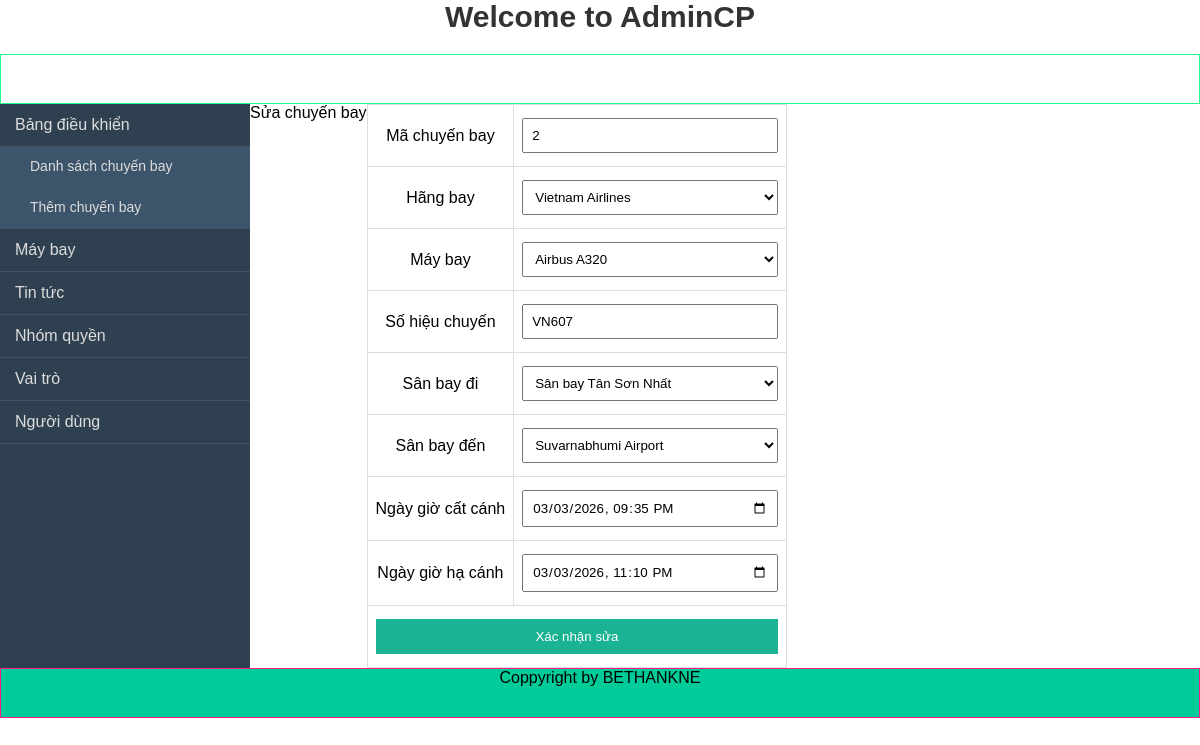
/flight_project/admincp/index.php?action=sua&ma_chuyen_bay=2, run on the app's committed database.
### tables this page shows
CREATE TABLE `chuyen_bay` (
  `ma_chuyen_bay` int(11) NOT NULL,
  `ma_hang` int(11) NOT NULL,
  `ma_may_bay` int(11) DEFAULT NULL,
  `so_hieu_chuyen` varchar(20) NOT NULL,
  `san_bay_di` int(11) NOT NULL,
  `san_bay_den` int(11) NOT NULL,
  `ngay_gio_cat_canh` datetime NOT NULL,
  `ngay_gio_ha_canh` datetime NOT NULL,
  `thoi_gian_bay_phut` int(11) NOT NULL
);

### flight_project/admincp/modules/quanlychuyenbay/sua.php (the view)
<?php
$sql_sua_chuyenbay = "SELECT * FROM chuyen_bay
WHERE ma_chuyen_bay='".$_GET['ma_chuyen_bay']."' LIMIT 1";
$query_sua_chuyenbay = mysqli_query($mysqli,$sql_sua_chuyenbay);
$dong = mysqli_fetch_array($query_sua_chuyenbay);
?>
<p>Sửa chuyến bay</p>
<form method="POST" action="index.php?action=xuly&ma_chuyen_bay=<?php echo $dong['ma_chuyen_bay']; ?>">
<table border="1" width="50%" style="border-collapse: collapse;">
<tr>
<td>Mã chuyến bay</td>
<td>
    <input type="text" value="<?php echo $dong['ma_chuyen_bay']; ?>" readonly>
</td>
</tr>
<tr>
<td>Hãng bay</td>
<td>
<select name="ma_hang">
<?php
$query_hang = mysqli_query($mysqli,"SELECT * FROM hang_hang_khong");
while($row = mysqli_fetch_array($query_hang)){
    $selected = ($row['ma_hang'] == $dong['ma_hang']) ? "selected" : "";
    echo "<option value='".$row['ma_hang']."' $selected>".$row['ten_hang']."</option>";
}
?>
</select>
</td>
</tr>
<tr>
<td>Máy bay</td>
<td>
<select name="ma_may_bay">
<?php
$query_mb = mysqli_query($mysqli,"SELECT * FROM may_bay");
while($row = mysqli_fetch_array($query_mb)){
    $selected = ($row['ma_may_bay'] == $dong['ma_may_bay']) ? "selected" : "";
    echo "<option value='".$row['ma_may_bay']."' $selected>".$row['ten_may_bay']."</option>";
}
?>
</select>
</td>
</tr>
<tr>
<td>Số hiệu chuyến</td>
<td>
<input type="text" name="so_hieu_chuyen"
value="<?php echo $dong['so_hieu_chuyen']; ?>">
</td>
</tr>
<tr>
<td>Sân bay đi</td>
<td>
<select name="san_bay_di">
<?php
$query_sb = mysqli_query($mysqli,"SELECT * FROM san_bay");
while($row = mysqli_fetch_array($query_sb)){
    $selected = ($row['ma_san_bay'] == $dong['san_bay_di']) ? "selected" : "";
    echo "<option value='".$row['ma_san_bay']."' $selected>".$row['ten_san_bay']."</option>";
}
?>
</select>
</td>
</tr>
<tr>
<td>Sân bay đến</td>
<td>
<select name="san_bay_den">
<?php
$query_sb = mysqli_query($mysqli,"SELECT * FROM san_bay");
while($row = mysqli_fetch_array($query_sb)){
    $selected = ($row['ma_san_bay'] == $dong['san_bay_den']) ? "selected" : "";
    echo "<option value='".$row['ma_san_bay']."' $selected>".$row['ten_san_bay']."</option>";
}
?>
</select>
</td>
</tr>
<tr>
<td>Ngày giờ cất cánh</td>
<td>
<input type="datetime-local" name="ngay_gio_cat_canh"
value="<?php echo date('Y-m-d\TH:i', strtotime($dong['ngay_gio_cat_canh'])); ?>">
</td>
</tr>
<tr>
<td>Ngày giờ hạ cánh</td>
<td>
<input type="datetime-local" name="ngay_gio_ha_canh"
value="<?php echo date('Y-m-d\TH:i', strtotime($dong['ngay_gio_ha_canh'])); ?>">
</td>
</tr>
<tr>
<td colspan="2">
<input type="submit" name="suachuyenbay" value="Xác nhận sửa">
</td>
</tr>
</table>
</form>

### flight_project/admincp/css/styleadmincp.css (style rules this page uses)
* { margin: 0; padding: 0; box-sizing: border-box; font-family: Arial, Helvetica, sans-serif; }
body { display: flex; flex-direction: column; }
table { width: 100%; border-collapse: collapse; background: white; }
table, th, td { border: 1px solid #ddd; }
td { padding: 8px; text-align: center; }
input, select { width: 100%; padding: 8px; margin: 5px 0; }
button, input[type=submit] { padding: 10px; background: #1ab394; border: none; color: white; cursor: pointer; }

### data on the page
chuyen_bay: ma_chuyen_bay "2", so_hieu_chuyen "VN607", ngay_gio_cat_canh "03/03/2026 21:35", ngay_gio_ha_canh "03/03/2026 23:10"

### other printed values
form field ma_hang "Vietnam Airlines"
form field ma_may_bay "Airbus A320"
form field san_bay_di "Sân bay Tân Sơn Nhất"
form field san_bay_den "Suvarnabhumi Airport"
